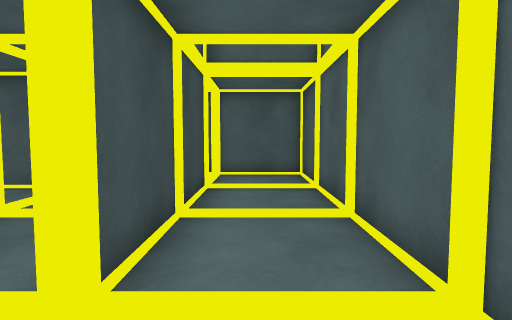
[1] (above)

12 first-person views from a walk through a scene from a Unity 3-D project. The camera is 1.3 m above the floor, tilts 4° down and sees 75° across. The floor is counted in squares, 1 m on a side. Each view is taken from the middle of a square. On the plan, view 1 faces up. The plan holds only what a view shows up to about 14 squares ahead; the rest is blank. The place goes on beyond the plan. The player is left out.

[2]
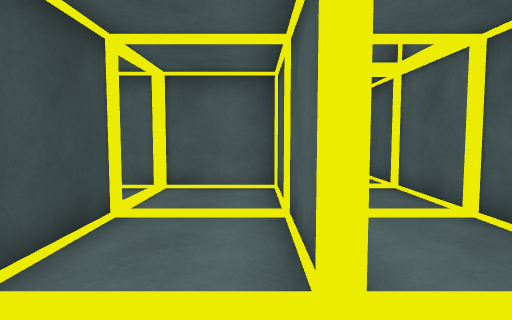

[3]
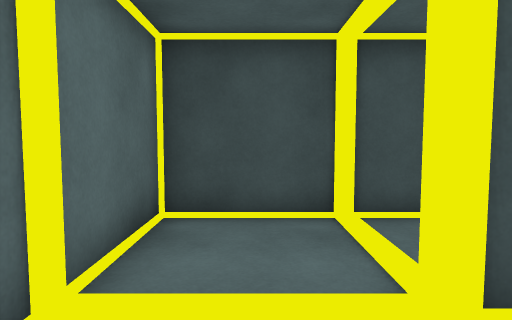

[4]
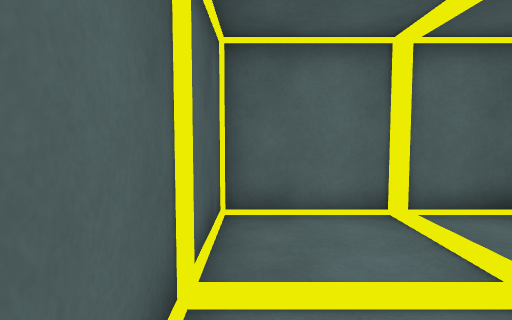

[5]
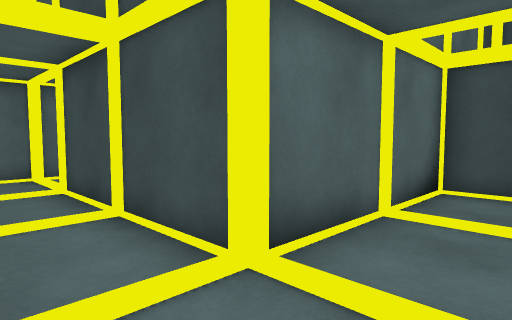

[6]
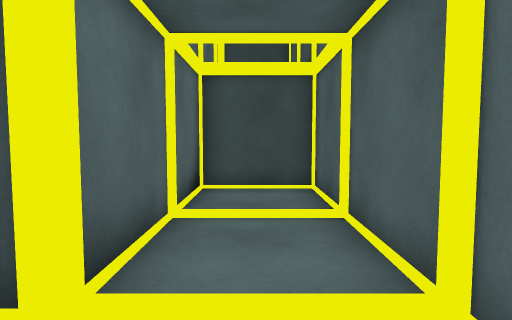

[7]
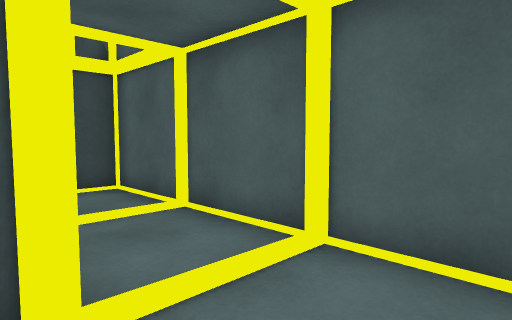

[8]
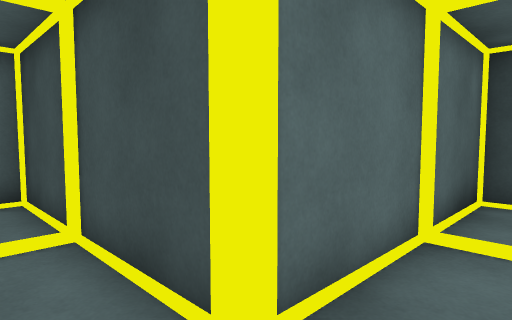

[9]
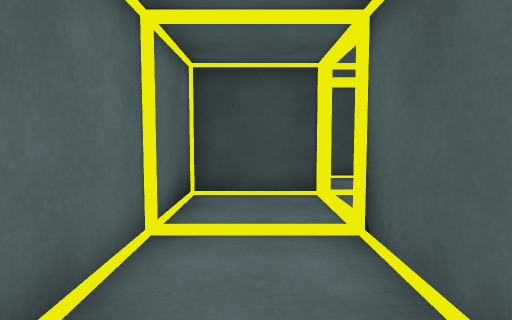

[10]
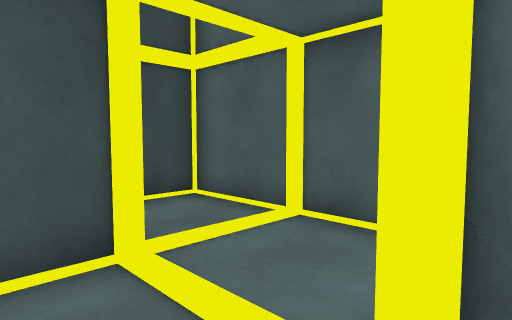

[11]
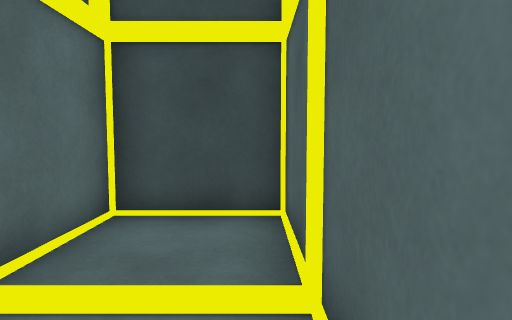

[12]
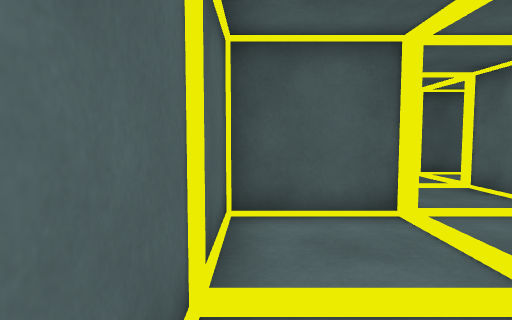

### Floor plan
Ten units are one square. View 1 is at (0, 0); x grows to the right and y downward. Boxes are objects, and circles mark ways between rooms. Rooms are numbered by the first view taken in them; rooms with no view inside come last. Other rooms are left out.
<svg viewBox="-140 -120 161 131">
<path fill="none" stroke="#000" d="M-11 -84 -76 -84M-46 -86 -12 -86 -12 -23 -15 -23 -15 -83M-44 -88 -44 -83M-77 -86 -47 -86M-84 -55 -44 -55 -44 6 16 6 16 -115 -71 -115M-74 -115 -74 -82M-104 -87 -104 -55 -84 -55M-76 -84 -76 -115M-71 -115 -135 -115 -135 -86 -110 -86"/>
<circle cx="-75" cy="-65" r="3" fill="#2a7"/>
<text x="-20" y="-60">1</text>
<text x="-100" y="-90">2</text>
</svg>
Room 1 opens to room 2.

Where each view was taken, in squares from view 1:
view 1: 0 up, 0 right, facing up
view 2: 0 up, 2 left, facing up
view 3: 1 up, 1 right, facing left
view 4: 5 up, 1 right, facing down
view 5: 11 up, 1 right, facing down-left
view 6: 10 up, 1 right, facing left
view 7: 8 up, 1 right, facing up-left
view 8: 7 up, 3 left, facing down-left
view 9: 7 up, 3 left, facing left
view 10: 7 up, 7 left, facing up-left
view 11: 11 up, 8 left, facing left
view 12: 11 up, 13 left, facing right
